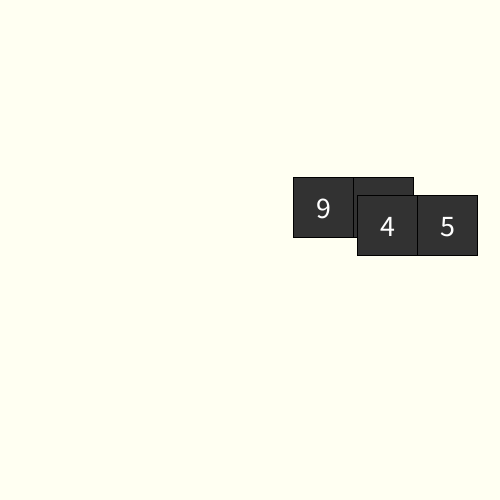
Frame 1 (no input)
Frame 60 (the mouse pressed at the canvas centre just before this capture): identical to frame 1, image omitted
Frame 120 (the mouse held since frame 60 and released just before this capture): identical to frame 1, image omitted

The Processing sketch that drew this single still picture (run headless with seeded random() and noise(); from frame 60 on, the mouse is pressed at the canvas centre):

// Processing sketch: week14_1_6_domino_array_two
// ── week14_1_6_domino_array_two.pde
Domino [] d;
void setup(){
  size(500,500);
  d = new Domino[2];
  for(int i=0; i<2; i++){
    d[i] = new Domino();
  }
  textSize(30);
  textAlign(CENTER,CENTER);
}
void draw(){
  background(#FFFFF2);
  for(int i=0; i<2; i++){
    d[i].draw();
  }
}
class Domino{
  int x, y;
  int n1, n2;
  Domino(){
    x = (int) random(100,400);
    y = (int) random(100,400);
    n1 = (int) random(10);
    n2 = (int) random(10);
  }
  void draw(){
    fill(50);
    rect(x+60,y, 60,60);
    rect(x,y, 60,60);
    fill(255);
    text(n1, x+30,y+30);
    text(n2, x+60+30,y+30);    
  }
}
